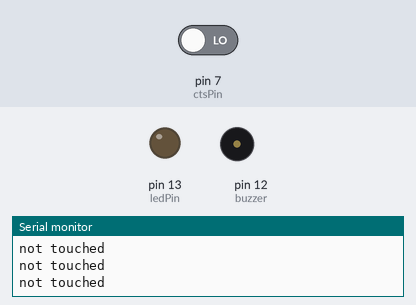
A sketch run on a simulated Arduino Uno, built with avr-gcc and run on an emulated ATmega328P. Parts: output pins drawn as LEDs (lit = HIGH), buzzer (waves = sounding, pin HIGH), the last lines printed to the serial monitor. The inputs (shaded band) are chosen by the test bench; at power-on: pin 7 (ctsPin) LOW.

Above: at 1.8 s.
1.9 s: pin 7 (ctsPin) driven HIGH
At 3.2 s:
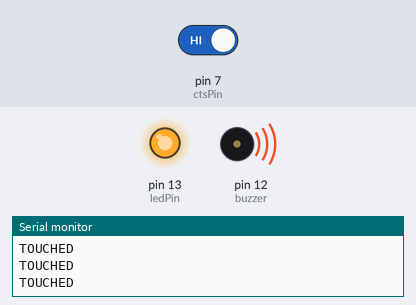
3.5 s: pin 7 (ctsPin) driven LOW
At 4.6 s:
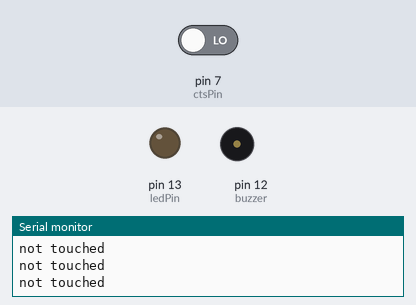
Timing chart, 0 to 6.5 s (numbered marks = the images above; inputs shaded):
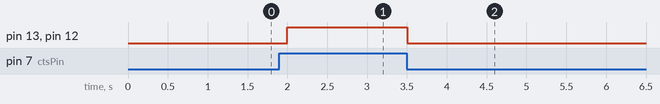

Measured:
- after the input at 1.9 s, pin 13 (ledPin), pin 12 (buzzer): LOW → HIGH after 0.10 s
- after the input at 3.5 s, pin 13 (ledPin), pin 12 (buzzer): HIGH → LOW at once

The sketch:

touchsensor.ino
```cpp
#define ctsPin 7 // Pin for capactitive touch sensor
int ledPin = 13; // pin for the LED
int buzzer = 12;
void setup() {
  Serial.begin(9600);
  pinMode(buzzer, OUTPUT);
  pinMode(ledPin, OUTPUT);
  pinMode(ctsPin, INPUT);
}

void loop() {
  int ctsValue = digitalRead(ctsPin);
  if (ctsValue == HIGH){
    digitalWrite(ledPin, HIGH);
    digitalWrite(buzzer, HIGH);
    Serial.println("TOUCHED");
  }
  else{
    digitalWrite(ledPin,LOW);
    digitalWrite(buzzer, LOW);
    Serial.println("not touched");
  }
  delay(500);
}
```
